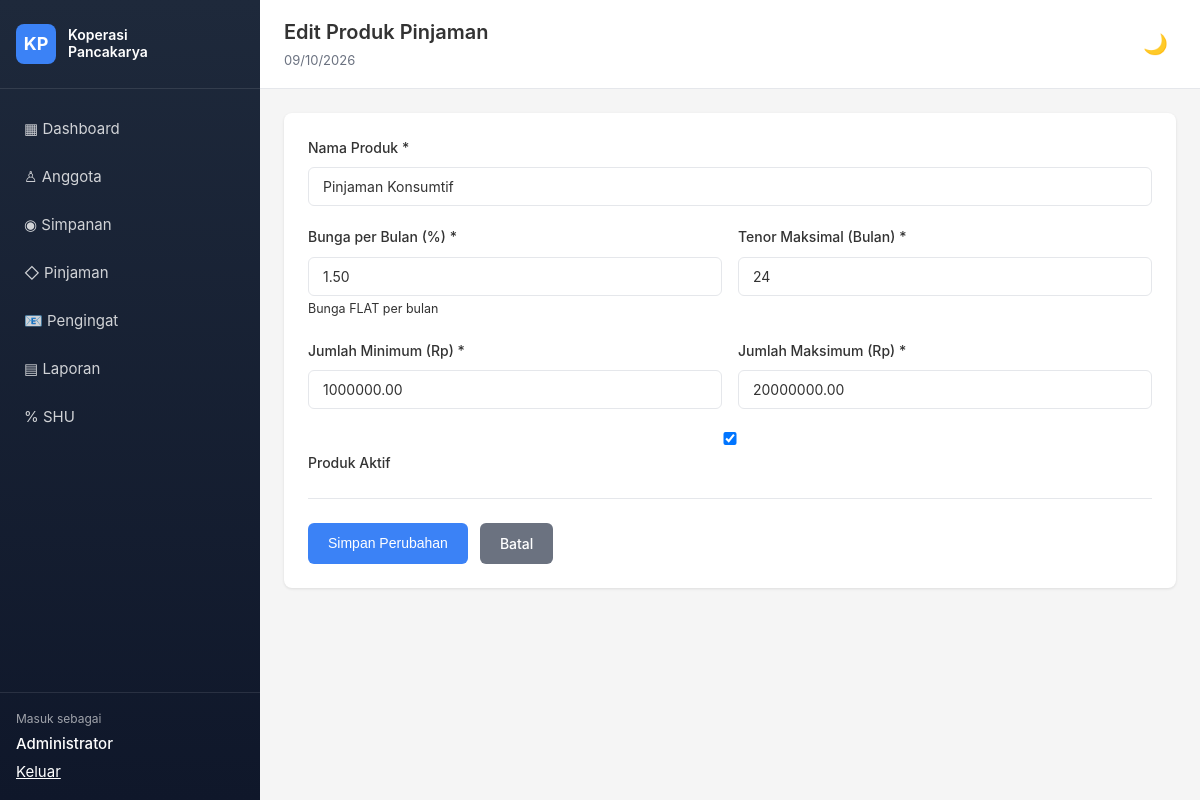
Screenshot of /pages/loan-products/form.php?id=1 (signed in) with the database file from the repository.
### tables this page shows
CREATE TABLE `loan_products` (
  `id` int(11) NOT NULL AUTO_INCREMENT,
  `name` varchar(100) NOT NULL,
  `interest_rate` decimal(5,2) NOT NULL COMMENT 'Bunga per bulan FLAT (%)',
  `max_tenor_months` int(11) NOT NULL,
  `min_amount` decimal(15,2) NOT NULL,
  `max_amount` decimal(15,2) NOT NULL,
  `is_active` tinyint(1) NOT NULL DEFAULT 1,
  `created_at` timestamp NOT NULL DEFAULT CURRENT_TIMESTAMP,
  `updated_at` timestamp NOT NULL DEFAULT CURRENT_TIMESTAMP ON UPDATE CURRENT_TIMESTAMP,
  PRIMARY KEY (`id`)
);

### config/database.php (called while the page is built, shortened)
<?php
function db(): mysqli
{
    static $db;
    if (!$db) {
        $db = new mysqli(DB_HOST, DB_USER, DB_PASS, DB_NAME);
        $db->set_charset('utf8mb4');
    }
    return $db;
}

### includes/functions.php (called while the page is built, shortened)
<?php
function e(mixed $value): string
{
    return htmlspecialchars((string) $value, ENT_QUOTES, 'UTF-8');
}
function url(string $path = ''): string
{
    return rtrim(APP_URL, '/') . '/' . ltrim($path, '/');
}

### pages/loan-products/form.php (the view, shortened to what this page needs)
<?php
require_once __DIR__ . '/../../config/database.php';
require_once __DIR__ . '/../../includes/functions.php';
$id = isset($_GET['id']) ? (int) $_GET['id'] : 0;
$is_edit = $id > 0;
if ($is_edit) {
    $stmt = db()->prepare('SELECT * FROM loan_products WHERE id = ?');
    $stmt->bind_param('i', $id);
    $stmt->execute();
    $product = $stmt->get_result()->fetch_assoc();
} else {
    $product = null;
    $title = 'Tambah Produk Pinjaman';
}
require __DIR__ . '/../../includes/header.php';
?>
<div class="card">
    <form method="post" class="form">
        <div class="form-group">
            <label for="name">Nama Produk *</label>
            <input type="text" id="name" name="name" value="<?= e($product['name'] ?? '') ?>" required>
        </div>
        <div class="form-row">
            <div class="form-group">
                <label for="interest_rate">Bunga per Bulan (%) *</label>
                <input type="number" id="interest_rate" name="interest_rate" step="0.01" min="0" value="<?= $product['interest_rate'] ?? '1.5' ?>" required>
                <small>Bunga FLAT per bulan</small>
            </div>
            <div class="form-group">
                <label for="max_tenor_months">Tenor Maksimal (Bulan) *</label>
                <input type="number" id="max_tenor_months" name="max_tenor_months" min="1" value="<?= $product['max_tenor_months'] ?? '12' ?>" required>
            </div>
        </div>
        <div class="form-row">
            <div class="form-group">
                <label for="min_amount">Jumlah Minimum (Rp) *</label>
                <input type="number" id="min_amount" name="min_amount" step="10000" min="0" value="<?= $product['min_amount'] ?? '1000000' ?>" required>
            </div>
            <div class="form-group">
                <label for="max_amount">Jumlah Maksimum (Rp) *</label>
                <input type="number" id="max_amount" name="max_amount" step="10000" min="0" value="<?= $product['max_amount'] ?? '20000000' ?>" required>
            </div>
        </div>
        <div class="form-group">
            <label>
                <input type="checkbox" name="is_active" value="1" <?= ($product['is_active'] ?? 1) ? 'checked' : '' ?>>
                Produk Aktif
            </label>
        </div>
        <div class="form-actions">
            <button type="submit" class="btn btn-primary"><?= $is_edit ? 'Simpan Perubahan' : 'Tambah Produk' ?></button>
            <a href="<?= url('pages/loan-products/index.php') ?>" class="btn btn-secondary">Batal</a>
        </div>
    </form>
</div>
<?php require __DIR__ . '/../../includes/footer.php'; ?>

### public/css/app.css (style rules this page uses)
:root { --page-bg: #f5f5f5; --surface: #ffffff; --surface-muted: #f9fafb; --border-color: #e5e7eb; --text-color: #333333; --muted-color: #6b7280; --sidebar-bg: #1e293b; --sidebar-bg-end: #0f172a; --primary: #3b82f6; --primary-hover: #2563eb; }
* { margin: 0; padding: 0; box-sizing: border-box; }
body { font: 15px/1.6 -apple-system, BlinkMacSystemFont, 'Segoe UI', Roboto, sans-serif; color: var(--text-color); background: var(--page-bg); }
a { color: var(--primary); text-decoration: none; }
.card { background: var(--surface); border-radius: 8px; box-shadow: 0 1px 3px rgba(0,0,0,0.1); padding: 1.5rem; margin-bottom: 1.5rem; }
.form-group { margin-bottom: 1.25rem; }
.form-group label { display: block; margin-bottom: 0.5rem; font-weight: 500; color: var(--text-color); font-size: 14px; }
.form-group input, .form-group select, .form-group textarea { width: 100%; padding: 0.625rem 0.875rem; border: 1px solid var(--border-color); border-radius: 6px; font-size: 14px; font-family: inherit; transition: border-color 0.2s; background: var(--surface); color: var(--text-color); }
.form-row { display: grid; grid-template-columns: repeat(auto-fit, minmax(200px, 1fr)); gap: 1rem; }
.form-actions { display: flex; gap: 0.75rem; margin-top: 1.5rem; padding-top: 1.5rem; border-top: 1px solid var(--border-color); }
.btn { display: inline-block; padding: 0.625rem 1.25rem; border-radius: 6px; font-size: 14px; font-weight: 500; text-decoration: none; border: none; cursor: pointer; transition: all 0.2s; line-height: 1.5; text-align: center; }
.btn-primary { background: var(--primary); color: #fff; }
.btn-secondary { background: #6b7280; color: #fff; }

### rows the page displays
loan_products: name "Pinjaman Konsumtif", interest_rate "1.50", max_tenor_months "24", min_amount "1000000.00", max_amount "20000000.00", is_active "☑"

### other values shown
current_user()['name'] "Administrator"
$title "Edit Produk Pinjaman"
